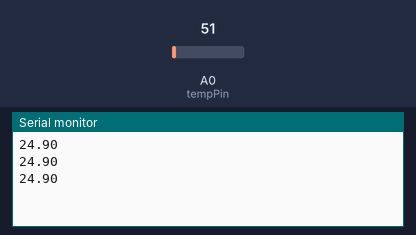
A sketch run on a simulated Arduino Uno, built with avr-gcc and run on an emulated ATmega328P. Parts: the last lines printed to the serial monitor. The inputs (shaded band) are chosen by the test bench; at power-on: A0 (tempPin) = 51.

Above: at 1.3 s.
1.4 s: A0 (tempPin) set to 61
At 1.9 s:
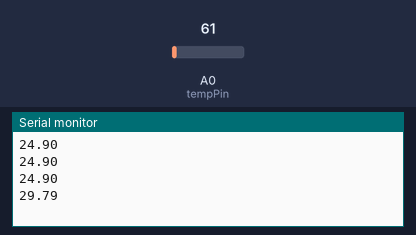
2.9 s: A0 (tempPin) set to 71
At 3.4 s:
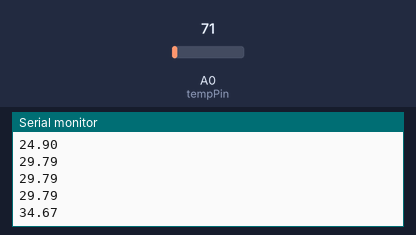
Timing chart, 0 to 5.9 s (numbered marks = the images above; inputs shaded):
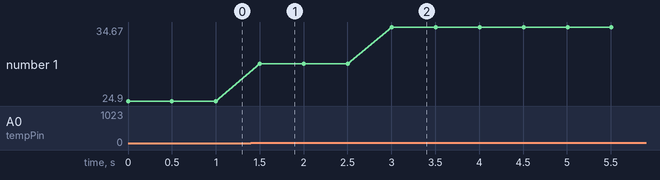

The sketch:

temperature_sensor.ino
```cpp
int tempPin = A0;
float temp;

void setup() {
  // put your setup code here, to run once:
  pinMode(tempPin, INPUT);
  Serial.begin(9600);
}

void loop() {
  // put your main code here, to run repeatedly:
  temp = analogRead(tempPin);
  temp=temp * 0.48828125;

  Serial.println(temp);
  delay(500);
}
```

Measured:
- after the input at 1.4 s, the serial monitor: prints a new line after 0.10 s (image 1)
- after the input at 2.9 s, the serial monitor: prints a new line after 0.10 s (image 2)
- plotted number 1: 24.9 → 29.79 after the input at 1.4 s, 29.79 → 34.67 after the input at 2.9 s
